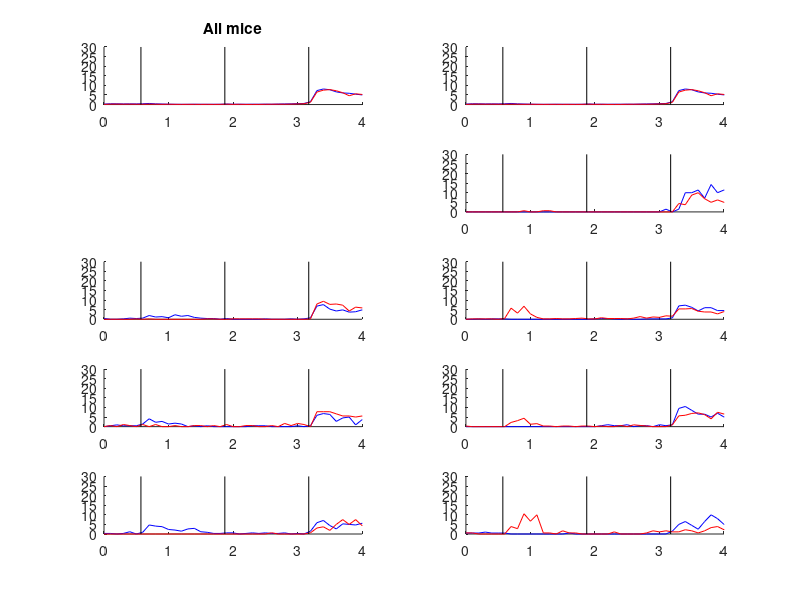
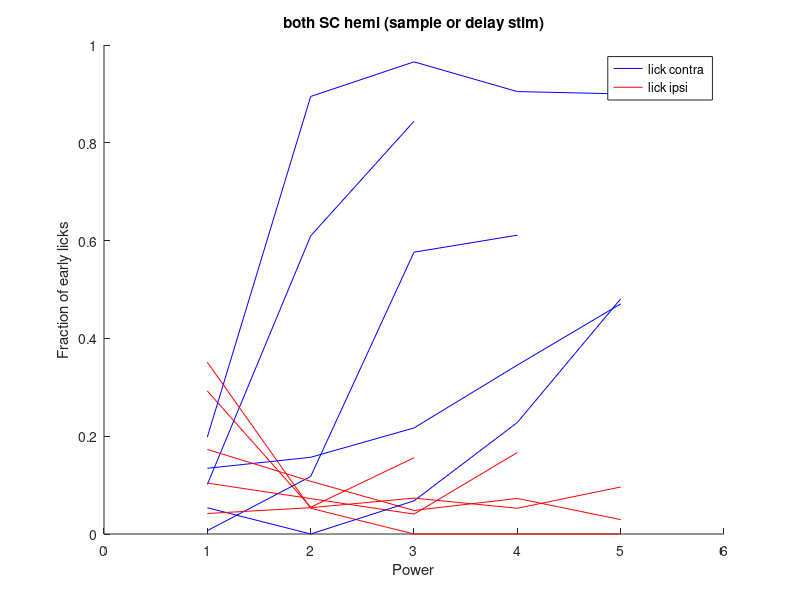

Source code (MATLAB) for these figures, in order:
%% Thomas_Yang_et al, 2023 @Nuo Li lab
%% Fig. 1f, lick behavior, unilateral SC photoactivation

clear all
close all

load Figure_1_f_data


%% licking temporal histogram, all mice

figure
n_plot = 0;
for i_aom = [0 0.1 0.3 0.4 0.5]
    
    for i_SC_side = 1:2
        
        n_plot = n_plot+1;
        

        % select stim side
        stim_side_selection = (StimSide_allSession==i_SC_side);
        
        % set stim epoch
        stim_epoch_selection = (Stim_Period_allSession==1 & StimOnTime_allSession<1 & StimDur_allSession ==0.5); % early sample
        
        
        % lick early
        if i_aom ==0
            trial_selection = (AOM_data_allSession == i_aom & StimTrials_allSession >0);
        else
            trial_selection = (AOM_data_allSession == i_aom & stim_epoch_selection & StimTrials_allSession >0 & stim_side_selection);
        end
        
        
        if sum(trial_selection)>0
            lick_times_tmp = cell2mat(Lick_Time_allSession(trial_selection));
            lick_times_tmp = lick_times_tmp(lick_times_tmp(:,2)>0,:);
            i_lick_right_tmp = (lick_times_tmp(:,1)==3);  % blue
            i_lick_left_tmp = (lick_times_tmp(:,1)==1);  % red
            
            
            n_trials_right_tmp = sum(trial_selection & R_hit_allSession==1);
            n_trials_left_tmp = sum(trial_selection & L_hit_allSession==1);
            
            subplot(5,2,n_plot); hold on
            [y x] = hist(lick_times_tmp(i_lick_right_tmp,2), 0:.1:5);
            plot(x,y/.1/n_trials_right_tmp,'b')
            [y x] = hist(lick_times_tmp(i_lick_left_tmp,2), 0:.1:5);
            plot(x,y/.1/n_trials_left_tmp,'r')
            line([0.5723 0.5723],[0 30],'color','k')
            line([1.8727  1.8727],[0 30],'color','k')
            line([3.1732 3.1732],[0 30],'color','k')
            xlim([0 4])
            ylim([0 30])
            
            
        end
    end
    
end
subplot(5,2,1); title('All mice')


%% pooled across sample and delay
figure; hold on
for i_mice = 1:n_animals
    
    
    X_type = [];
    R_early_lick = [];
    L_early_lick = [];
    n_trials = [];
    for i_aom = [0 .1 .2 .3 .4 .5]
        
        % invert the trial type based on stimulated SC
        i_select_leftSC = find(StimSide_allSession==1);
        i_select_rightSC = find(StimSide_allSession==2);
        
        Lick_ContraIpsi_allSession(i_select_leftSC,:)  = Lick_Side_allSession(i_select_leftSC);
        Lick_ContraIpsi_allSession(i_select_rightSC,:) = -(Lick_Side_allSession(i_select_rightSC)-2)+2;
        
        % select stim side
        stim_side_selection = (StimSide_allSession==i_SC_side);
        
        
        % lick early
        if i_aom ==0
            trial_selection = (AOM_data_allSession == i_aom & StimTrials_allSession >0 & Session_Index_allSession(:,1)==i_mice);
            
            X_type(end+1,1) = size(X_type,1)+1;
            R_early_lick(end+1,1) = sum(trial_selection & AOM_data_allSession == 0 & StimTrials_allSession >0 & LickEarly_allSession == 1 & Lick_ContraIpsi_allSession==3)/sum(trial_selection & AOM_data_allSession == 0 & StimTrials_allSession == 1);
            L_early_lick(end+1,1) = sum(trial_selection & AOM_data_allSession == 0 & StimTrials_allSession >0 & LickEarly_allSession == 1 & Lick_ContraIpsi_allSession==1)/sum(trial_selection & AOM_data_allSession == 0 & StimTrials_allSession == 1);
            n_trials(end+1,1) = sum(trial_selection & AOM_data_allSession == 0 & StimTrials_allSession>0);
        else
            trial_selection = (AOM_data_allSession == i_aom & (Stim_Period_allSession==1 |Stim_Period_allSession==2) & StimTrials_allSession>0 & Session_Index_allSession(:,1)==i_mice);
            if sum(trial_selection & stim_side_selection)>0
                X_type(end+1,1) = size(X_type,1)+1;
                R_early_lick(end+1,1) = sum(trial_selection & stim_side_selection & LickEarly_allSession == 1 & Lick_ContraIpsi_allSession==3)/sum(trial_selection & stim_side_selection);
                L_early_lick(end+1,1) = sum(trial_selection & stim_side_selection & LickEarly_allSession == 1 & Lick_ContraIpsi_allSession==1)/sum(trial_selection & stim_side_selection);
                n_trials(end+1,1) = sum(trial_selection & stim_side_selection);
            end
        end
        
    end
    
    if length(n_trials)>1
        plot(X_type,R_early_lick,'-b');%,'markerfacecolor','w')
        plot(X_type,L_early_lick,'-r');%,'markerfacecolor','w')
    end
    
end
   
title('both SC hemi (sample or delay stim)')
xlabel('Power')
ylabel('Fraction of early licks')
ylim([0 1])
xlim([0 6])
legend('lick contra', 'lick ipsi')

